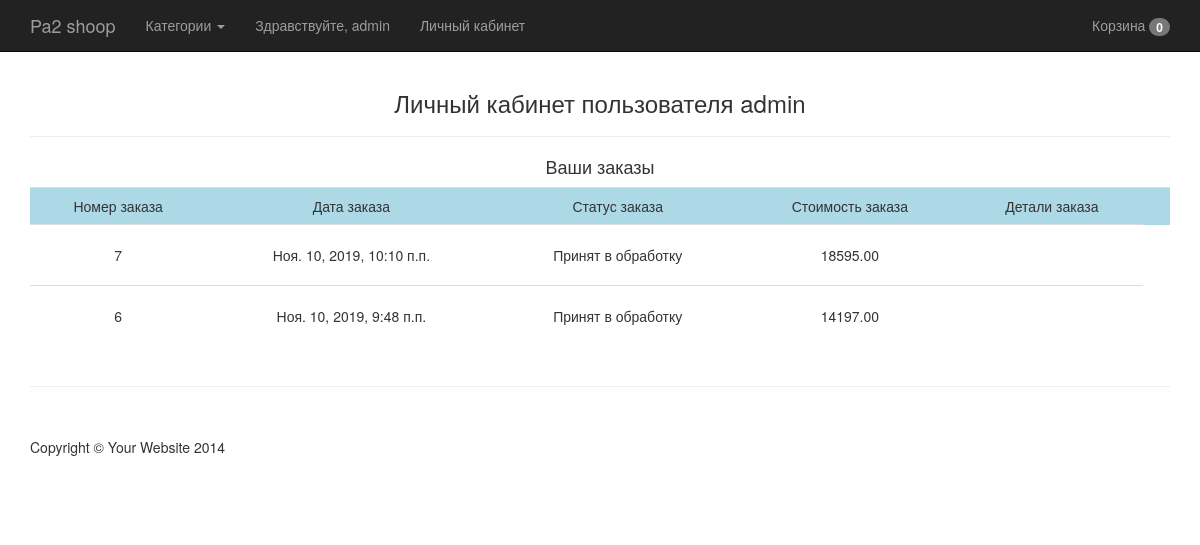
The app's page /account/ (signed in) with its own data.
### ecomapp/models.py (models this page shows, shortened)
class Order(models.Model):
    user = models.ForeignKey(settings.AUTH_USER_MODEL)
    items = models.ManyToManyField(Cart)
    total = models.DecimalField(max_digits = 9, decimal_places = 2, default = 0.00)
    first_name = models.CharField(max_length = 200)
    last_name = models.CharField(max_length = 200)
    phone = models.CharField(max_length = 20)
    address = models.CharField(max_length = 255)
    buying_type = models.CharField(max_length = 40, choices = (('Самовывоз', 'Самовывоз'),
        ('Доставка', 'Доставка')), default='Самовывоз')
    date = models.DateTimeField(auto_now_add = True)
    comments = models.TextField()
    status = models.CharField(max_length = 40, choices =ORDER_STATUS_CHOICES, default=ORDER_STATUS_CHOICES[0][0])

### ecomapp/views.py (the view)
# urls.py: url(r'^account/$', account_view, name = 'account'),
def account_view(request):
	categories=Category.objects.all()
	order = Order.objects.filter(user=request.user).order_by('-id')
	context = {
		'order': order,
		'categories':categories
	}
	return render(request, 'account.html', context)

### ecomapp/models.py (called while the page is built)
    def get_absolute_url(self):
        return reverse('category_detail', kwargs = {'category_slug': self.slug})

### ecomapp/templates/account.html
{% extends 'base.html' %}
{% block content%}
<h3 class="text-center">Личный кабинет пользователя {{ request.user }}</h3>
<hr>
<h4 class="text-center">Ваши заказы</h4>
<table class="table">
<tr style="background: lightblue;">
	<td class="text-center">Номер заказа</td>
	<td class="text-center">Дата заказа</td>
	<td class="text-center">Статус заказа</td>
	<td class="text-center">Стоимость заказа</td>
	<td class="text-center">Детали заказа</td>
	<td class="text-center"></td>
</tr>
{% for item in order%}
<tr>
	<td class="text-center" style="padding-top: 20px; padding-bottom: 20px;">{{item.id}}</td>
	<td class="text-center" style="padding-top: 20px; padding-bottom: 20px;">{{item.date}}</td>
	<td class="text-center" style="padding-top: 20px; padding-bottom: 20px;">{{item.status}}</td>
	<td class="text-center" style="padding-top: 20px; padding-bottom: 20px;">{{item.total}}</td>
	<td class="text-center" style="padding-top: 20px; padding-bottom: 20px;"></td>
</tr>
{% endfor %}
</table>
{% endblock content%}

### ecomapp/templates/base.html (shortened to what this page needs)
{% load static %}
<!DOCTYPE html>
<html lang="en">
<head>
    <link rel='stylesheet' href='{% static "css/bootstrap.min.css" %}' >
    <link rel='stylesheet' href='{% static "css/shop-homepage.css" %}' >
</head>
<body>
    <nav class="navbar navbar-inverse navbar-fixed-top" role="navigation">
        <div class="container">
            <div class="navbar-header">
                <a class="navbar-brand" href='{% url "base" %}'>Pa2 shoop</a>
            </div>
            <div class="collapse navbar-collapse" id="bs-example-navbar-collapse-1">
                <ul class="nav navbar-nav">
                {% if not request.get_full_path == '/'%}
                    <li class="dropdown">
                      <a href="#" class="dropdown-toggle" data-toggle="dropdown" role="button" aria-haspopup="true" aria-expanded="false">Категории <span class="caret"></span></a>
                  </li>
                {% endif %}
                    {% if not request.user.is_authenticated %}
                    <li>
                    <p class="navbar-text">Здравствуйте, гость</p>
                    </li>
                    {% else %}
                    <li>
                    <p class="navbar-text">Здравствуйте, {{ request.user }}</p>
                    </li>
                    <li>
                        <a href="{% url 'account'%}">Личный кабинет</a>
                    </li>
                    {% endif %}
                </ul>
                <ul class="nav navbar-nav navbar-right">
                  <li><a href='{% url "cart" %}'>Корзина <span class="badge" id="cart_count">{% if not request.session.total %} 0 {% else %} {{ request.session.total }} {% endif %}</span></a></li>
                </ul>
            </div>
        </div>
    </nav>
    <div class="container">
        {% block content%}{% endblock content%}
    </div>
    <div class="container">
        <hr>
        <footer>
            <div class="row">
                <div class="col-lg-12">
                    <p>Copyright &copy; Your Website 2014</p>
                </div>
            </div>
        </footer>
    </div>
</body>
</html>

### static_in_dev/css/shop-homepage.css (style rules this page uses)
body { padding-top: 70px; }
footer { margin: 50px 0; }

### records on screen
Order: id "7", date "Ноя. 10, 2019, 10:10 п.п.", status "Принят в обработку", total "18595.00"
Order: id "6", date "Ноя. 10, 2019, 9:48 п.п.", status "Принят в обработку", total "14197.00"

### other values on screen
{{ request.user }} "admin"
